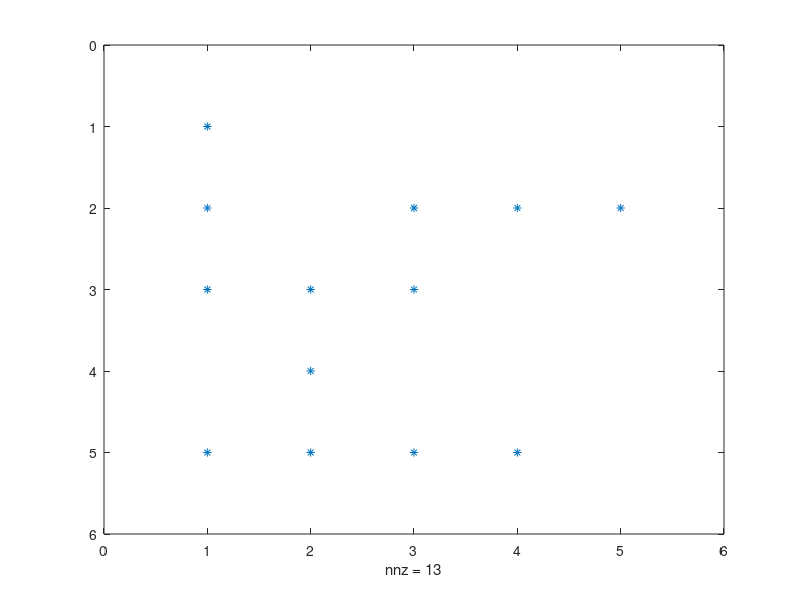
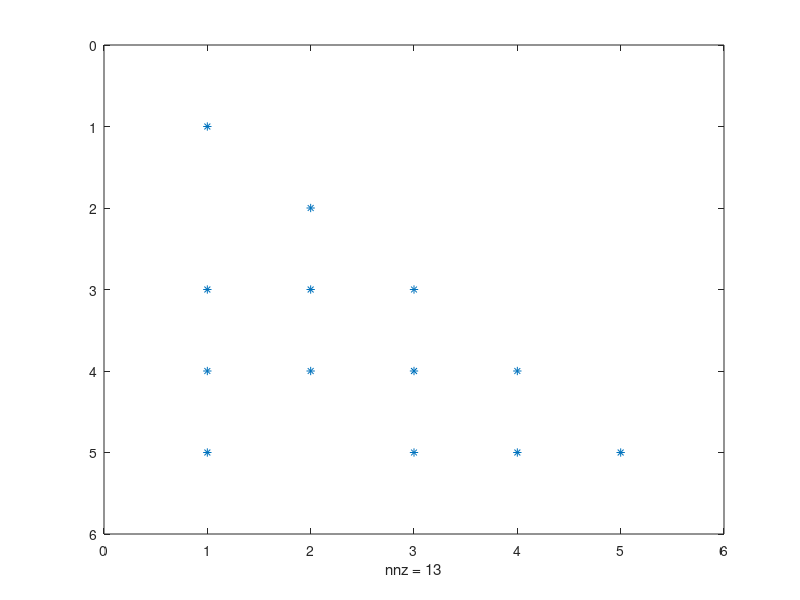

Source code (MATLAB) for these figures, in order:
clc
clear all
close all

E = [4 1 1 1 5;
     4 1 2 0 0;
     1 0 15 5 1;
     0 2 4 10 2;
     3 1 2 4 20];
 
 b = [12 19 22 18 30]';
 
 n = length(E(1,:));
 
 % Let calculate the determinant of the all the minor fo the matrix E
 
 for i = 1:n-1
     det(E(1:i, 1:i))
 end
 
 % Since one of the minor determinants is equal to zero, the LU
 % factorization without pivoting does not exist!
 
 % ATTENTION
 % if a matrix E does not admit a LU factorization and you
 % call lu command without the output P, matlab does not 
 % return the lu factorization of P*E but a factorization
 % of E which is not lower-upper triangular
 [L, U] = lu(E);
 detA = prod(diag(U))
 L % is not triangular!
 figure()
 % spy plots the sparsity pattern of matrix S. 
 % Nonzero values are colored while zero values are white
 spy(L)
 U
 
 [L, U, P] = lu(E);
 detA = prod(diag(U))
 L
 figure()
 spy(L)
 U
 P % is not the identity matrix => pivoting is needed
 
 % backward substitutions
 y = L\(P*b); 
 % forward substitutions
 x = U\y
 
 xex = E\b